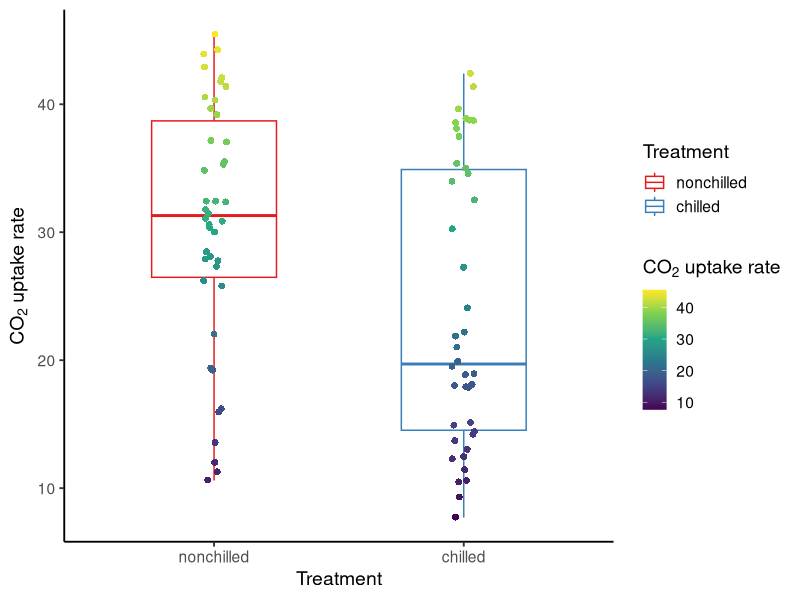
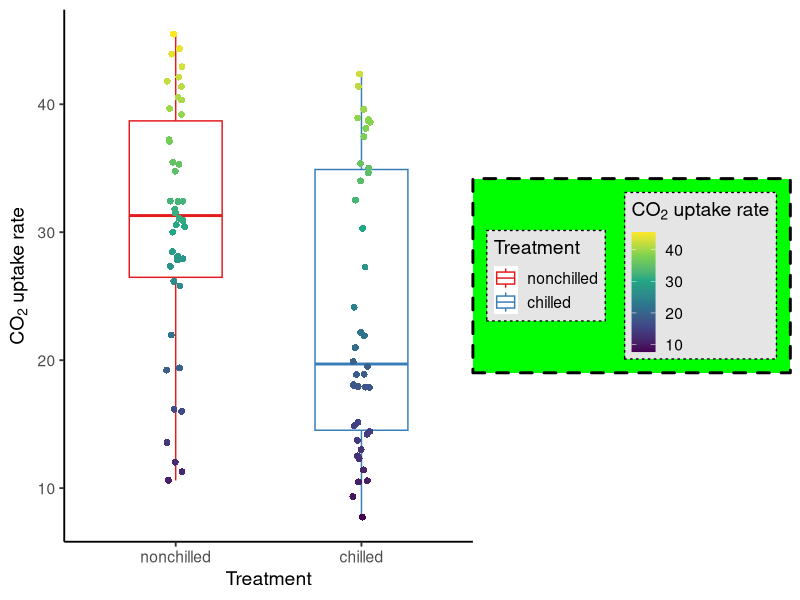
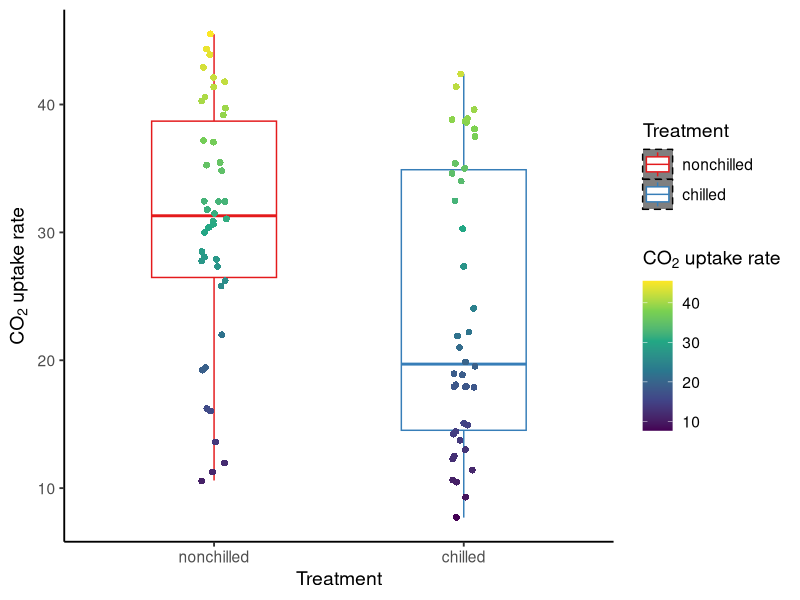
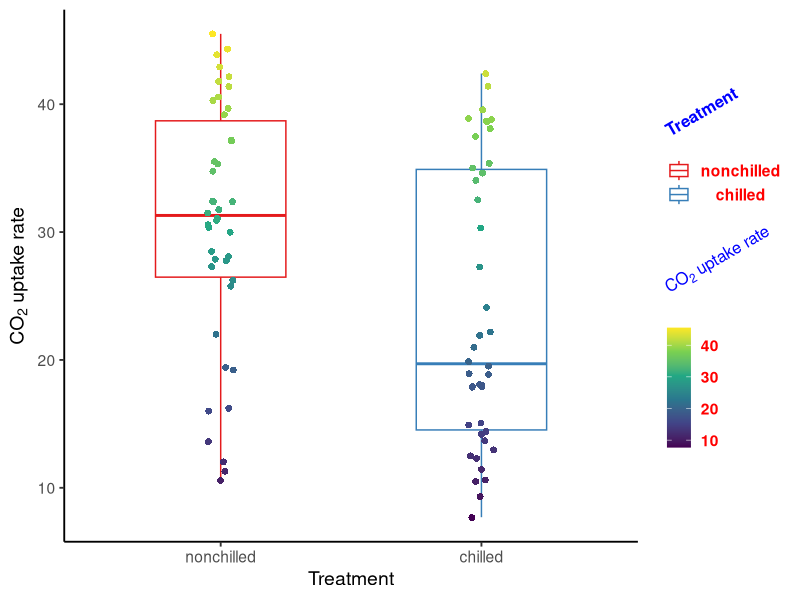
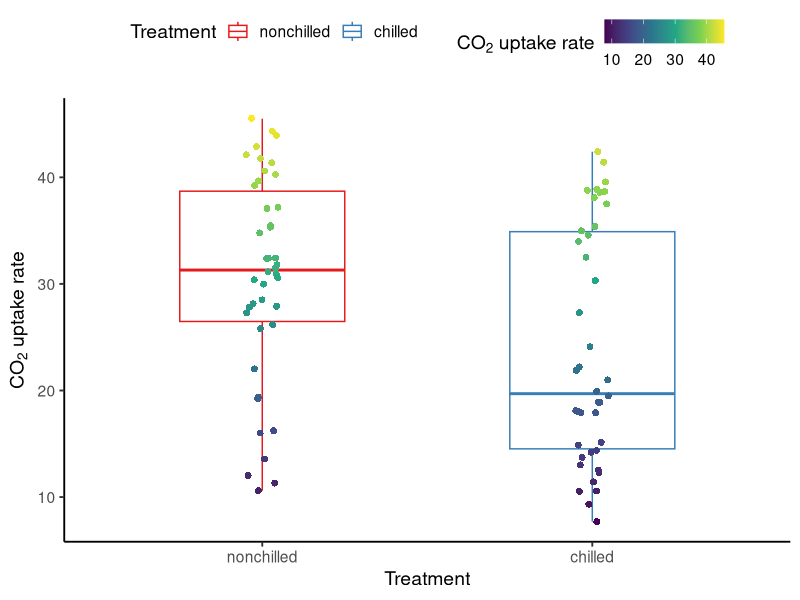

The R script that drew these images, in order:
## ---- chunk 1
knitr::opts_chunk$set(message = F, 
                      error = F, 
                      warning = F,
                      fig.align = "center")

## ---- chunk 2
library(tidyverse)

P <- ggplot(data = CO2) + 
  geom_boxplot(aes(x = Treatment, y = uptake, color = Treatment), width = 0.5) + 
  geom_point(aes(x = Treatment, y = uptake, fill = uptake), position = position_jitter(width = 0.05), shape = 21, size = 2, color = "transparent") + 
  labs(x = "Treatment", y = expression(paste(CO[2], " uptake rate"))) + 
  theme_classic(base_size = 14) + 
  scale_color_brewer(palette = "Set1") + 
  scale_fill_viridis_c(name = expression(paste(CO[2], " uptake rate")))

P
## ---- chunk 3
P + theme(legend.box = "horizontal",
          legend.box.just = "right",
          legend.box.spacing = unit(0, "inch"),
          legend.box.background = element_rect(fill = "green1",
                                               color = "black",
                                               size = 1,
                                               linetype = "dashed"),
          legend.box.margin = margin(t = 10, r = 10, b = 10, l = 10),
          legend.background = element_rect(fill = "grey90",
                                           color = "black",
                                           size = 0.5,
                                           linetype = "dotted"),
          legend.margin = margin(t = 5, r = 5, b = 5, l = 5))

## ---- chunk 4
P + theme(legend.key = element_rect(fill = "grey50",
                                    color = "black",
                                    size = 0.5,
                                    linetype = "dashed"),
          legend.key.height = unit(0.3, "inch"),
          legend.key.width = unit(0.3, "inch"))

## ---- chunk 5
P + theme(legend.title = element_text(face = "bold",
                                      color = "blue",
                                      size = 12,
                                      hjust = 0,
                                      angle = 30,
                                      margin = margin(l = 0)),
          legend.title.align = 1,
          legend.text = element_text(color = "red", 
                                     face = "bold"),
          legend.text.align = 0.5,
          legend.spacing.x = unit(0.5, "inch"),
          legend.spacing.y = unit(0.25, "inch"))

## ---- chunk 6
P + theme(legend.position = "top",
          legend.direction = "horizontal")



